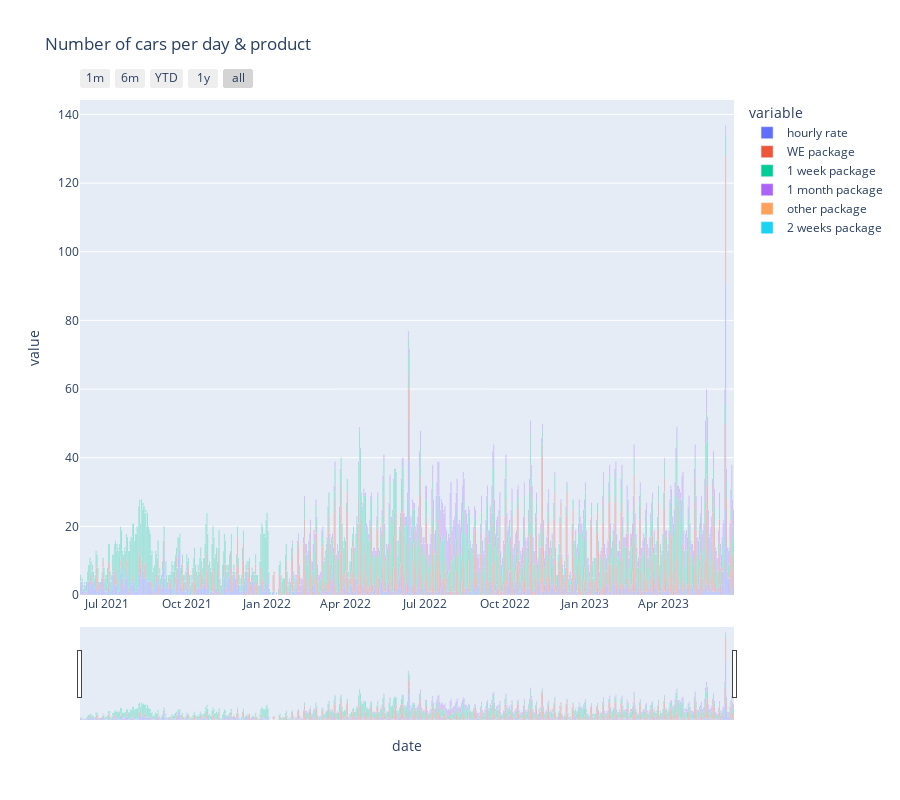

The code cell stored with this chart in its notebook:
### Code cell
# Plot a graph of the number of cars per day and products
wide_df = pd.DataFrame(df_products)

fig = px.bar(wide_df, 
             x="date", 
             y=["hourly rate", "WE package", "1 week package", "1 month package", "other package", "2 weeks package"], 
             title="Number of cars per day & product")

# Add a range slider and selectors
fig.update_xaxes(
    rangeslider_visible=True,
    rangeselector=dict(
        buttons=list([
            dict(count=1, label="1m", step="month", stepmode="backward"),
            dict(count=6, label="6m", step="month", stepmode="backward"),
            dict(count=1, label="YTD", step="year", stepmode="todate"),
            dict(count=1, label="1y", step="year", stepmode="backward"),
            dict(step="all")
        ])
    )
)

# Set the height of the plot
fig.update_layout(height=800)

# Show the graph
fig.show()

### Figure 1 — Plotly figure (JSON) as saved in the notebook; plotly's stock layout.template omitted (floating-point values rounded to 4 significant figures; data arrays with more than 128 entries replaced by an {"elided": "..."} marker saying what was removed)
{"data": [{"alignmentgroup": "True", "hovertemplate": "variable=hourly rate<br>date=%{x}<br>value=%{y}<extra></extra>", "legendgroup": "hourly rate", "marker": {"color": "#636efa", "pattern": {"shape": ""}}, "name": "hourly rate", "offsetgroup": "hourly rate", "orientation": "v", "showlegend": true, "textposition": "auto", "type": "bar", "x": {"elided": "750 str values"}, "xaxis": "x", "y": {"elided": "750 int values"}, "yaxis": "y"}, {"alignmentgroup": "True", "hovertemplate": "variable=WE package<br>date=%{x}<br>value=%{y}<extra></extra>", "legendgroup": "WE package", "marker": {"color": "#EF553B", "pattern": {"shape": ""}}, "name": "WE package", "offsetgroup": "WE package", "orientation": "v", "showlegend": true, "textposition": "auto", "type": "bar", "x": {"elided": "750 str values"}, "xaxis": "x", "y": {"elided": "750 int values"}, "yaxis": "y"}, {"alignmentgroup": "True", "hovertemplate": "variable=1 week package<br>date=%{x}<br>value=%{y}<extra></extra>", "legendgroup": "1 week package", "marker": {"color": "#00cc96", "pattern": {"shape": ""}}, "name": "1 week package", "offsetgroup": "1 week package", "orientation": "v", "showlegend": true, "textposition": "auto", "type": "bar", "x": {"elided": "750 str values"}, "xaxis": "x", "y": {"elided": "750 int values"}, "yaxis": "y"}, {"alignmentgroup": "True", "hovertemplate": "variable=1 month package<br>date=%{x}<br>value=%{y}<extra></extra>", "legendgroup": "1 month package", "marker": {"color": "#ab63fa", "pattern": {"shape": ""}}, "name": "1 month package", "offsetgroup": "1 month package", "orientation": "v", "showlegend": true, "textposition": "auto", "type": "bar", "x": {"elided": "750 str values"}, "xaxis": "x", "y": {"elided": "750 int values"}, "yaxis": "y"}, {"alignmentgroup": "True", "hovertemplate": "variable=other package<br>date=%{x}<br>value=%{y}<extra></extra>", "legendgroup": "other package", "marker": {"color": "#FFA15A", "pattern": {"shape": ""}}, "name": "other package", "offsetgroup": "other package", "orientation": "v", "showlegend": true, "textposition": "auto", "type": "bar", "x": {"elided": "750 str values"}, "xaxis": "x", "y": {"elided": "750 int values"}, "yaxis": "y"}, {"alignmentgroup": "True", "hovertemplate": "variable=2 weeks package<br>date=%{x}<br>value=%{y}<extra></extra>", "legendgroup": "2 weeks package", "marker": {"color": "#19d3f3", "pattern": {"shape": ""}}, "name": "2 weeks package", "offsetgroup": "2 weeks package", "orientation": "v", "showlegend": true, "textposition": "auto", "type": "bar", "x": {"elided": "750 str values"}, "xaxis": "x", "y": {"elided": "750 int values"}, "yaxis": "y"}], "layout": {"barmode": "relative", "height": 800, "legend": {"title": {"text": "variable"}, "tracegroupgap": 0}, "title": {"text": "Number of cars per day & product"}, "xaxis": {"anchor": "y", "domain": [0, 1], "rangeselector": {"buttons": [{"count": 1, "label": "1m", "step": "month", "stepmode": "backward"}, {"count": 6, "label": "6m", "step": "month", "stepmode": "backward"}, {"count": 1, "label": "YTD", "step": "year", "stepmode": "todate"}, {"count": 1, "label": "1y", "step": "year", "stepmode": "backward"}, {"step": "all"}]}, "rangeslider": {"visible": true}, "title": {"text": "date"}}, "yaxis": {"anchor": "x", "domain": [0, 1], "title": {"text": "value"}}}}
